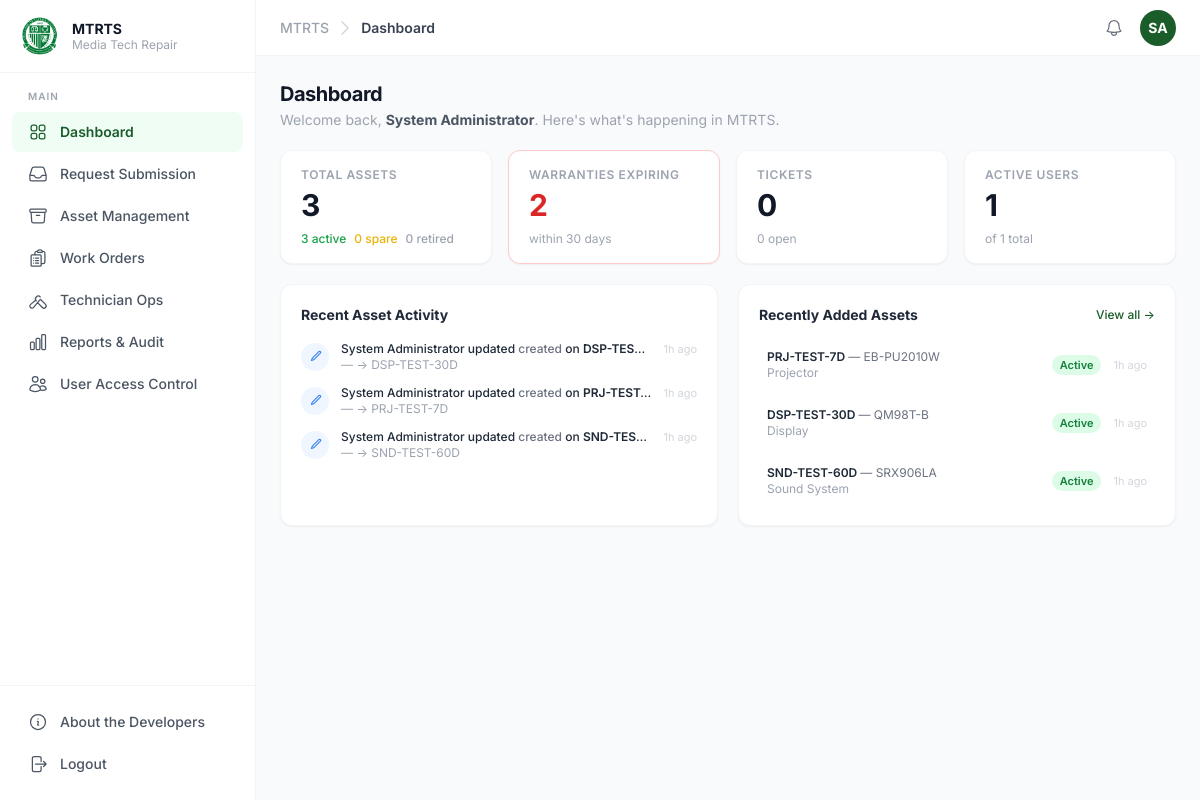
The app's page /modules/dashboard/index.php (signed in) with its own data.
### tables this page shows
CREATE TABLE asset_audit_log (
  log_id        INT           PRIMARY KEY AUTO_INCREMENT,
  asset_id      INT           NOT NULL,
  field_name    VARCHAR(100)  NOT NULL,
  old_value     TEXT          NULL,
  new_value     TEXT          NULL,
  changed_by    INT           NULL,
  changed_at    DATETIME      NOT NULL DEFAULT CURRENT_TIMESTAMP,
  change_reason VARCHAR(255)  NULL,

  FOREIGN KEY (asset_id)   REFERENCES assets(asset_id),
  FOREIGN KEY (changed_by) REFERENCES users(user_id)
);

CREATE TABLE users (
  user_id         INT           PRIMARY KEY AUTO_INCREMENT,
  email           VARCHAR(150)  NOT NULL UNIQUE,
  password_hash   VARCHAR(255)  NULL,
  full_name       VARCHAR(150)  NOT NULL,
  id_number       VARCHAR(50)   NULL UNIQUE,
  contact_number  VARCHAR(20)   NULL,
  position        VARCHAR(100)  NULL,
  profile_picture VARCHAR(255)  NULL,
  department_id   INT           NULL,
  role_id         INT           NOT NULL,
  is_active       TINYINT(1)    NOT NULL DEFAULT 1,
  created_at      DATETIME      NOT NULL DEFAULT CURRENT_TIMESTAMP,
  updated_at      DATETIME      NOT NULL DEFAULT CURRENT_TIMESTAMP ON UPDATE CURRENT_TIMESTAMP,
  last_login      DATETIME      NULL,

  FOREIGN KEY (department_id) REFERENCES departments(department_id),
  FOREIGN KEY (role_id) REFERENCES roles(role_id)
);

CREATE TABLE assets (
  asset_id         INT           PRIMARY KEY AUTO_INCREMENT,
  asset_tag        VARCHAR(50)   NOT NULL UNIQUE,
  serial_number    VARCHAR(100)  NULL,
  manufacturer     VARCHAR(100)  NOT NULL,
  model            VARCHAR(100)  NOT NULL,
  category_id      INT           NOT NULL,
  status           ENUM('active','spare','retired') NOT NULL DEFAULT 'active',
  location_id      INT           NULL,
  parent_asset_id  INT           NULL,
  install_date     DATE          NOT NULL,
  firmware_version VARCHAR(50)   NULL,
  network_info     VARCHAR(100)  NULL,
  bulb_hours       INT UNSIGNED  NULL,
  department_id    INT           NULL,
  owner_id         INT           NULL,
  qr_code_path     VARCHAR(255)  NULL,
  created_by       INT           NULL,
  created_at       DATETIME      NOT NULL DEFAULT CURRENT_TIMESTAMP,
  updated_at       DATETIME      NOT NULL DEFAULT CURRENT_TIMESTAMP ON UPDATE CURRENT_TIMESTAMP,

  FOREIGN KEY (category_id)     REFERENCES asset_categories(category_id),
  FOREIGN KEY (location_id)     REFERENCES locations(location_id),
  FOREIGN KEY (parent_asset_id) REFERENCES assets(asset_id),
  FOREIGN KEY (department_id)   REFERENCES departments(department_id),
  FOREIGN KEY (owner_id)        REFERENCES users(user_id),
  FOREIGN KEY (created_by)      REFERENCES users(user_id)
);

CREATE TABLE asset_categories (
  category_id    INT           PRIMARY KEY AUTO_INCREMENT,
  category_name  VARCHAR(100)  NOT NULL UNIQUE,
  has_bulb_hours TINYINT(1)    NOT NULL DEFAULT 0,
  description    VARCHAR(255)  NULL,
  created_at     DATETIME      NOT NULL DEFAULT CURRENT_TIMESTAMP,
  updated_at     DATETIME      NOT NULL DEFAULT CURRENT_TIMESTAMP ON UPDATE CURRENT_TIMESTAMP
);

### modules/dashboard/index.php (called while the page is built, shortened)
<?php
require_once '../../config/guard.php';
$asset_stats = ['total' => 0, 'active' => 0, 'spare' => 0, 'retired' => 0, 'expiring' => 0];
try {
    $row = $pdo->query("
        SELECT COUNT(*) AS total,
               SUM(status = 'active')  AS active,
               SUM(status = 'spare')   AS spare,
               SUM(status = 'retired') AS retired
        FROM assets
    ")->fetch();
    $asset_stats = array_merge($asset_stats, $row);
    $asset_stats['expiring'] = (int)$pdo->query("
        SELECT COUNT(*) FROM asset_warranty
        WHERE warranty_end BETWEEN CURDATE() AND DATE_ADD(CURDATE(), INTERVAL 30 DAY)
    ")->fetchColumn();
} catch (PDOException $e) {}
$user_stats = ['total' => 0, 'active' => 0];
try {
    $row = $pdo->query("
        SELECT COUNT(*) AS total, SUM(is_active = 1) AS active FROM users
    ")->fetch();
    $user_stats = $row;
} catch (PDOException $e) {}
$ticket_stats = ['total' => 0, 'open' => 0];
try {
    $row = $pdo->query("
        SELECT COUNT(*) AS total,
               SUM(status NOT IN ('closed','resolved')) AS open
        FROM tickets
    ")->fetch();
    $ticket_stats = $row;
} catch (PDOException $e) {}
$recent_activity = [];
try {
    $recent_activity = $pdo->query("
        SELECT l.field_name, l.old_value, l.new_value, l.changed_at,
               a.asset_tag, a.model,
               u.full_name AS changed_by_name
        FROM asset_audit_log l
        LEFT JOIN assets a ON l.asset_id = a.asset_id
        LEFT JOIN users  u ON l.changed_by = u.user_id
        ORDER BY l.changed_at DESC
        LIMIT 8
    ")->fetchAll();
} catch (PDOException $e) {}
$recent_assets = [];
try {
    $recent_assets = $pdo->query("
        SELECT a.asset_id, a.asset_tag, a.model, a.status, a.created_at,
               c.category_name, u.full_name AS created_by_name
        FROM assets a
        LEFT JOIN asset_categories c ON a.category_id = c.category_id
        LEFT JOIN users            u ON a.created_by   = u.user_id
        ORDER BY a.created_at DESC
        LIMIT 5
    ")->fetchAll();
} catch (PDOException $e) {}
require_once 'index.view.php';
require_once '../../includes/footer.php';

### modules/dashboard/index.view.php (the view, shortened to what this page needs)
<?php
function dash_time_ago(?string $dt): string {
    $diff = time() - strtotime($dt);
    if ($diff < 86400)  return floor($diff / 3600) . 'h ago';
    return date('M j, Y', strtotime($dt));
}
function dash_status_cls(string $status): string {
    return match($status) {
        'active'  => 'bg-green-100 text-green-700',
        'spare'   => 'bg-yellow-100 text-yellow-700',
        'retired' => 'bg-gray-100 text-gray-500',
        default   => 'bg-gray-100 text-gray-500',
    };
}
?>
<div class="mb-5">
  <h2 class="text-xl font-bold text-gray-900 tracking-tight">Dashboard</h2>
  <p class="text-sm text-gray-400 mt-0.5">
    Welcome back, <strong class="text-gray-600"><?= htmlspecialchars($_SESSION['full_name'] ?? '') ?></strong>.
    Here's what's happening in MTRTS.
  </p>
</div>
<div class="grid grid-cols-2 lg:grid-cols-4 gap-4 mb-5">
  <div class="bg-white rounded-xl border border-gray-100 shadow-sm px-5 py-4">
    <p class="text-xs font-semibold text-gray-400 uppercase tracking-wider">Total Assets</p>
    <p class="text-3xl font-bold text-gray-900 mt-1"><?= (int)$asset_stats['total'] ?></p>
    <div class="flex gap-2 mt-2 flex-wrap">
      <span class="text-xs text-green-600 font-medium"><?= (int)$asset_stats['active'] ?> active</span>
      <span class="text-xs text-yellow-500 font-medium"><?= (int)$asset_stats['spare'] ?> spare</span>
      <span class="text-xs text-gray-400 font-medium"><?= (int)$asset_stats['retired'] ?> retired</span>
    </div>
  </div>
  <div class="bg-white rounded-xl border <?= (int)$asset_stats['expiring'] > 0 ? 'border-red-200' : 'border-gray-100' ?> shadow-sm px-5 py-4">
    <p class="text-xs font-semibold text-gray-400 uppercase tracking-wider">Warranties Expiring</p>
    <p class="text-3xl font-bold <?= (int)$asset_stats['expiring'] > 0 ? 'text-red-600' : 'text-gray-900' ?> mt-1"><?= (int)$asset_stats['expiring'] ?></p>
    <p class="text-xs text-gray-400 mt-2">within 30 days</p>
  </div>
  <div class="bg-white rounded-xl border border-gray-100 shadow-sm px-5 py-4">
    <p class="text-xs font-semibold text-gray-400 uppercase tracking-wider">Tickets</p>
    <p class="text-3xl font-bold text-gray-900 mt-1"><?= (int)$ticket_stats['total'] ?></p>
    <p class="text-xs text-gray-400 mt-2"><?= (int)$ticket_stats['open'] ?> open</p>
  </div>
  <div class="bg-white rounded-xl border border-gray-100 shadow-sm px-5 py-4">
    <p class="text-xs font-semibold text-gray-400 uppercase tracking-wider">Active Users</p>
    <p class="text-3xl font-bold text-gray-900 mt-1"><?= (int)$user_stats['active'] ?></p>
    <p class="text-xs text-gray-400 mt-2">of <?= (int)$user_stats['total'] ?> total</p>
  </div>
</div>
<div class="grid grid-cols-1 lg:grid-cols-2 gap-5">
  <div class="bg-white rounded-xl border border-gray-100 shadow-sm p-5">
    <h3 class="text-sm font-bold text-gray-800 mb-4">Recent Asset Activity</h3>
    <?php if (empty($recent_activity)): ?>
      <p class="text-sm text-gray-400 text-center py-8">No activity recorded yet.</p>
    <?php else: ?>
      <div class="space-y-3">
        <?php foreach ($recent_activity as $ev): ?>
        <div class="flex items-start gap-3">
          <div class="w-7 h-7 rounded-full bg-blue-50 text-blue-500 flex items-center justify-center flex-shrink-0 mt-0.5">
            <svg class="w-3.5 h-3.5" fill="none" viewBox="0 0 24 24" stroke="currentColor" stroke-width="2">
              <path stroke-linecap="round" stroke-linejoin="round" d="M16.862 4.487l1.687-1.688a1.875 1.875 0 112.652 2.652L10.582 16.07a4.5 4.5 0 01-1.897 1.13L6 18l.8-2.685a4.5 4.5 0 011.13-1.897l8.932-8.931z"/>
            </svg>
          </div>
          <div class="flex-1 min-w-0">
            <p class="text-xs font-medium text-gray-800 truncate">
              <?= htmlspecialchars($ev['changed_by_name'] ?? 'Unknown') ?>
              updated <span class="text-gray-500"><?= htmlspecialchars($ev['field_name']) ?></span>
              on <span class="font-semibold"><?= htmlspecialchars($ev['asset_tag'] ?? '—') ?></span>
            </p>
            <p class="text-xs text-gray-400 truncate">
              <?= htmlspecialchars($ev['old_value'] ?? '—') ?> → <?= htmlspecialchars($ev['new_value'] ?? '—') ?>
            </p>
          </div>
          <span class="text-[11px] text-gray-300 flex-shrink-0"><?= dash_time_ago($ev['changed_at']) ?></span>
        </div>
        <?php endforeach; ?>
      </div>
    <?php endif; ?>
  </div>
  <div class="bg-white rounded-xl border border-gray-100 shadow-sm p-5">
    <div class="flex items-center justify-between mb-4">
      <h3 class="text-sm font-bold text-gray-800">Recently Added Assets</h3>
      <a href="<?= BASE_URL ?>modules/assets/index.php"
         class="text-xs text-olfu-green hover:underline font-medium">View all →</a>
    </div>
    <?php if (empty($recent_assets)): ?>
      <p class="text-sm text-gray-400 text-center py-8">No assets added yet.</p>
    <?php else: ?>
      <div class="space-y-2.5">
        <?php foreach ($recent_assets as $a): ?>
        <a href="<?= BASE_URL ?>modules/assets/view.php?id=<?= $a['asset_id'] ?>"
           class="flex items-center gap-3 p-2 rounded-lg hover:bg-gray-50 transition-colors duration-100 group">
          <div class="flex-1 min-w-0">
            <p class="text-xs font-semibold text-gray-800 truncate group-hover:text-olfu-green transition-colors">
              <?= htmlspecialchars($a['asset_tag']) ?>
              <?php if ($a['model']): ?>
                <span class="font-normal text-gray-500">— <?= htmlspecialchars($a['model']) ?></span>
              <?php endif; ?>
            </p>
            <p class="text-xs text-gray-400 truncate"><?= htmlspecialchars($a['category_name'] ?? '—') ?></p>
          </div>
          <span class="inline-flex items-center px-2 py-0.5 rounded-full text-[11px] font-semibold <?= dash_status_cls($a['status']) ?>">
            <?= htmlspecialchars(ucfirst($a['status'])) ?>
          </span>
          <span class="text-[11px] text-gray-300 flex-shrink-0"><?= dash_time_ago($a['created_at']) ?></span>
        </a>
        <?php endforeach; ?>
      </div>
    <?php endif; ?>
  </div>
</div>

### records on screen
asset_audit_log: changed_by.full_name "System Administrator", field_name "created", asset.asset_tag "DSP-TES…", old_value "—", new_value "DSP-TEST-30D", changed_at "1h ago"
asset_audit_log: changed_by.full_name "System Administrator", field_name "created", asset.asset_tag "PRJ-TES…", old_value "—", new_value "PRJ-TEST-7D", changed_at "1h ago"
asset_audit_log: changed_by.full_name "System Administrator", field_name "created", asset.asset_tag "SND-TES…", old_value "—", new_value "SND-TEST-60D", changed_at "1h ago"
assets: asset_tag "PRJ-TEST-7D", model "EB-PU2010W", category.category_name "Projector", status "Active", created_at "1h ago"
assets: asset_tag "DSP-TEST-30D", model "QM98T-B", category.category_name "Display", status "Active", created_at "1h ago"
assets: asset_tag "SND-TEST-60D", model "SRX906LA", category.category_name "Sound System", status "Active", created_at "1h ago"

### other values on screen
$label "Request Submission"
$label "Asset Management"
$label "Work Orders"
$label "Technician Ops"
$label "Reports & Audit"
$label "User Access Control"
$page_title "Dashboard"
$initials "SA"
$_SESSION['full_name'] "System Administrator"
$asset_stats['total'] "3"
$asset_stats['active'] "3"
$asset_stats['spare'] "0"
$asset_stats['retired'] "0"
$asset_stats['expiring'] "2"
$ticket_stats['total'] "0"
